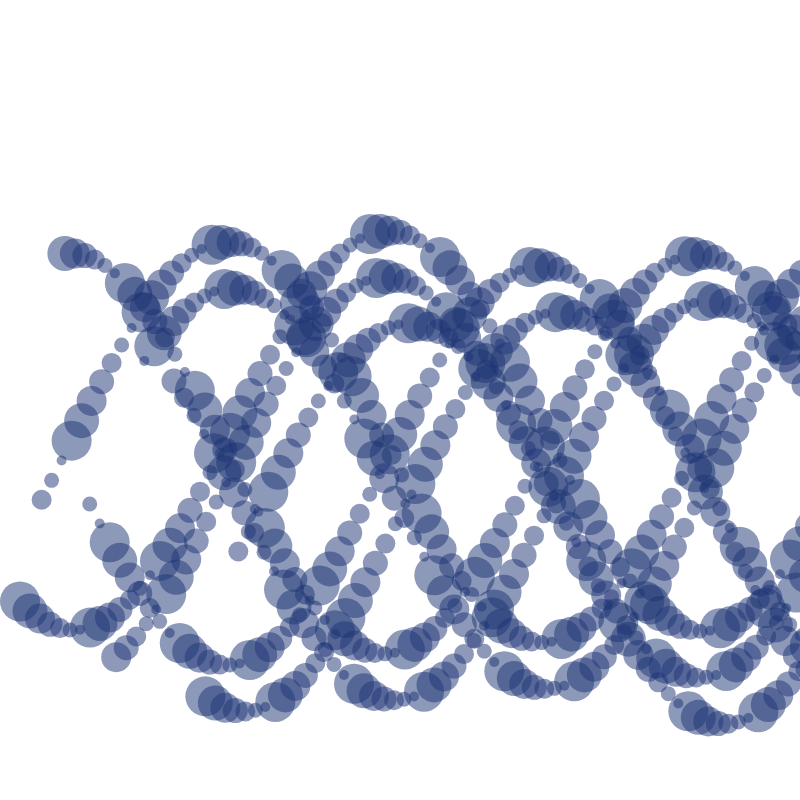
Frame 1 (no input)
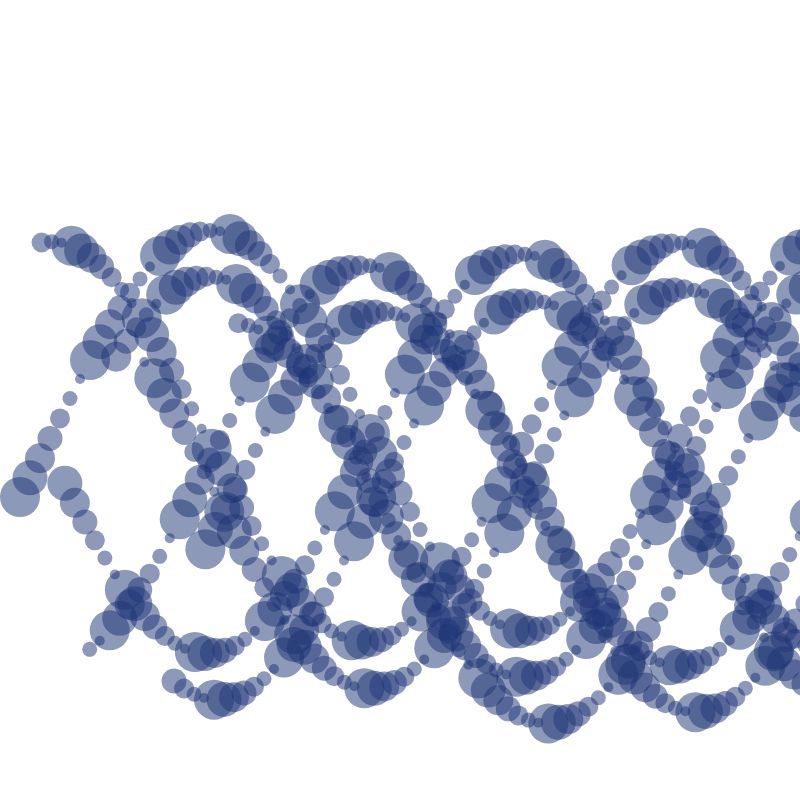
Frame 60 (no input)
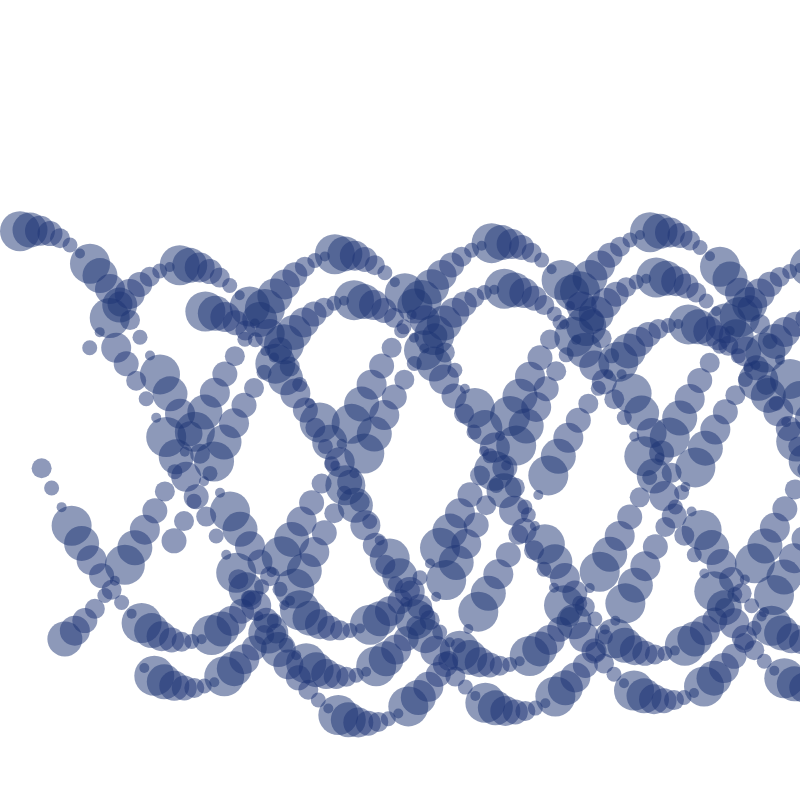
Frame 120 (the mouse pressed at the canvas centre since frame 60)

The p5.js sketch that drew these frames (run headless with seeded random() and noise() and a simulated clock; from frame 60 on, the mouse is pressed at the canvas centre):

// p5.js sketch
// ── sketch.js
var startAngle = 1;
var angleVel = 0.1;

 
function setup() {
  createCanvas(800,800);
  colorPick = [color("#8ed6ef"), color("#aae588F"), color("#f4ca8e"), color("#256eaf"), color("#031153")];
}
 
function draw() {
  background(255);
  translate (0, 0)
  
//   for (var i; i < 6; i ++)
//     {
//     rotate (radians (15))
//   scale (0.5)
//        push()
//        rotate (radians (90)) 
  wave();
  // pop()
  //   }
 
}

  function wave()
  {
    var darkBlue = color("#031153,0.2");
startAngle += 0.03;
var angle = startAngle;
    var offset = 0.02;
    var waveSpace = 20;
    var waveHeight = 40; 
    
    
     
  for (var waveNum = 1; waveNum < 10; waveNum++)
    {
      translate (waveSpace, 10)
     
    for (var x = 0; x <= width; x += 10) {
     
    var y = map(sin(angle),-2,2,0,height);
    
    noStroke();
    fill('rgba(29, 52, 117, 0.5)')
    ellipse(x,y + waveSpace,waveHeight,waveHeight);
    angle += angleVel ;
      waveSpace += offset;
      
      if (waveHeight > 10)
        {
          waveHeight -= 5;
        }
      else 
        {
          waveHeight = 40;
        }
    }
    }
}
